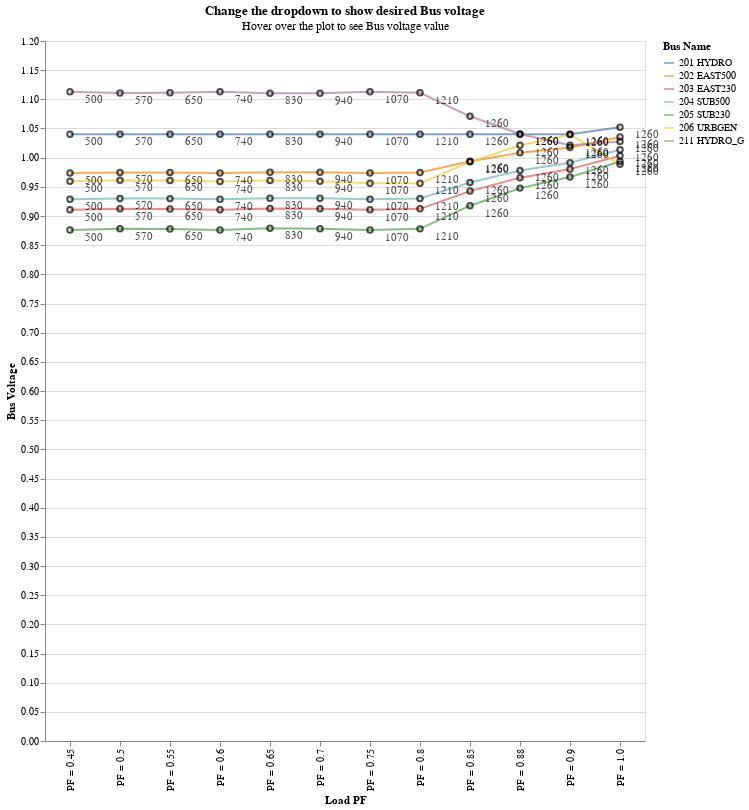

The code cell stored with this chart in its notebook:
### Markdown cell above
Bus Voltage in each branch is plotted as below for maximum incremental transfer

### Code cell
list_BF = sorted(df_volt['Bus Name'].unique())
dropdown = alt.binding_select(name='Bus Name ', options=list_BF)
select_BF = alt.selection_single(fields=['Bus Name'], bind=dropdown)


chart_line = alt.Chart(df_volt, title = alt.TitleParams('Change the dropdown to show desired Bus voltage',subtitle = 'Hover over the plot to see Bus voltage value' )).mark_line(color='green').encode(
     alt.X('Load PF', title ='Load PF'),
     alt.Y('Bus Voltage',title = 'Bus Voltage'),
     alt.Color('Bus Name')).properties(width = 600, height=700)

chart_point = alt.Chart(df_volt, title = 'test').mark_point(color='black').encode(
    alt.X('Load PF', title ='Load PF'),
    alt.Y('Bus Voltage',title = 'Bus Voltage')).properties(width = 600, height=700)

chart_p = chart_point+ chart_point.mark_text(align='left',dx=15, dy=8, color='black').encode(text='Maximum Incremental Transfer', tooltip = ['Load PF', 'Bus Voltage'])
chart = chart_line+chart_p
chart.add_selection(select_BF).encode(
    opacity=alt.condition(select_BF, alt.value(0.7), alt.value(0.05)))

### Figure 1 — Vega-Lite specification as saved in the notebook (floating-point values rounded to 4 significant figures)
{"config": {"view": {"continuousWidth": 300, "continuousHeight": 300}}, "layer": [{"mark": {"type": "line", "color": "green"}, "encoding": {"color": {"field": "Bus Name", "type": "nominal"}, "x": {"field": "Load PF", "title": "Load PF", "type": "nominal"}, "y": {"field": "Bus Voltage", "title": "Bus Voltage", "type": "quantitative"}}, "name": "view_1", "title": {"text": "Change the dropdown to show desired Bus voltage", "subtitle": "Hover over the plot to see Bus voltage value"}}, {"layer": [{"mark": {"type": "point", "color": "black"}, "encoding": {"x": {"field": "Load PF", "title": "Load PF", "type": "nominal"}, "y": {"field": "Bus Voltage", "title": "Bus Voltage", "type": "quantitative"}}, "title": "test"}, {"mark": {"type": "text", "align": "left", "color": "black", "dx": 15, "dy": 8}, "encoding": {"text": {"field": "Maximum Incremental Transfer", "type": "quantitative"}, "tooltip": [{"field": "Load PF", "type": "nominal"}, {"field": "Bus Voltage", "type": "quantitative"}], "x": {"field": "Load PF", "title": "Load PF", "type": "nominal"}, "y": {"field": "Bus Voltage", "title": "Bus Voltage", "type": "quantitative"}}, "title": "test"}]}], "data": {"name": "data-2f529f63fd3fc16df7e1e423b459a42a"}, "encoding": {"opacity": {"condition": {"param": "param_1", "value": 0.7}, "value": 0.05}}, "height": 700, "params": [{"name": "param_1", "select": {"type": "point", "fields": ["Bus Name"]}, "bind": {"input": "select", "options": ["201 HYDRO", "202 EAST500", "203 EAST230", "204 SUB500", "205 SUB230", "206 URBGEN", "211 HYDRO_G"], "name": "Bus Name "}, "views": ["view_1"]}], "width": 600, "$schema": "https://vega.github.io/schema/vega-lite/v5.20.1.json", "datasets": {"data-2f529f63fd3fc16df7e1e423b459a42a": [{"Bus Voltage": 1.04, "Bus Name": "201 HYDRO", "Load PF": "PF = 0.45", "Maximum Incremental Transfer": 500}, {"Bus Voltage": 0.9737, "Bus Name": "202 EAST500", "Load PF": "PF = 0.45", "Maximum Incremental Transfer": 500}, {"Bus Voltage": 0.9107, "Bus Name": "203 EAST230", "Load PF": "PF = 0.45", "Maximum Incremental Transfer": 500}, {"Bus Voltage": 0.9286, "Bus Name": "204 SUB500", "Load PF": "PF = 0.45", "Maximum Incremental Transfer": 500}, {"Bus Voltage": 0.8759, "Bus Name": "205 SUB230", "Load PF": "PF = 0.45", "Maximum Incremental Transfer": 500}, {"Bus Voltage": 0.9595, "Bus Name": "206 URBGEN", "Load PF": "PF = 0.45", "Maximum Incremental Transfer": 500}, {"Bus Voltage": 1.113, "Bus Name": "211 HYDRO_G", "Load PF": "PF = 0.45", "Maximum Incremental Transfer": 500}, {"Bus Voltage": 1.04, "Bus Name": "201 HYDRO", "Load PF": "PF = 0.5", "Maximum Incremental Transfer": 570}, {"Bus Voltage": 0.9747, "Bus Name": "202 EAST500", "Load PF": "PF = 0.5", "Maximum Incremental Transfer": 570}, {"Bus Voltage": 0.9123, "Bus Name": "203 EAST230", "Load PF": "PF = 0.5", "Maximum Incremental Transfer": 570}, {"Bus Voltage": 0.9301, "Bus Name": "204 SUB500", "Load PF": "PF = 0.5", "Maximum Incremental Transfer": 570}, {"Bus Voltage": 0.8781, "Bus Name": "205 SUB230", "Load PF": "PF = 0.5", "Maximum Incremental Transfer": 570}, {"Bus Voltage": 0.9614, "Bus Name": "206 URBGEN", "Load PF": "PF = 0.5", "Maximum Incremental Transfer": 570}, {"Bus Voltage": 1.111, "Bus Name": "211 HYDRO_G", "Load PF": "PF = 0.5", "Maximum Incremental Transfer": 570}, {"Bus Voltage": 1.04, "Bus Name": "201 HYDRO", "Load PF": "PF = 0.55", "Maximum Incremental Transfer": 650}, {"Bus Voltage": 0.9745, "Bus Name": "202 EAST500", "Load PF": "PF = 0.55", "Maximum Incremental Transfer": 650}, {"Bus Voltage": 0.912, "Bus Name": "203 EAST230", "Load PF": "PF = 0.55", "Maximum Incremental Transfer": 650}, {"Bus Voltage": 0.9298, "Bus Name": "204 SUB500", "Load PF": "PF = 0.55", "Maximum Incremental Transfer": 650}, {"Bus Voltage": 0.8777, "Bus Name": "205 SUB230", "Load PF": "PF = 0.55", "Maximum Incremental Transfer": 650}, {"Bus Voltage": 0.9609, "Bus Name": "206 URBGEN", "Load PF": "PF = 0.55", "Maximum Incremental Transfer": 650}, {"Bus Voltage": 1.111, "Bus Name": "211 HYDRO_G", "Load PF": "PF = 0.55", "Maximum Incremental Transfer": 650}, {"Bus Voltage": 1.04, "Bus Name": "201 HYDRO", "Load PF": "PF = 0.6", "Maximum Incremental Transfer": 740}, {"Bus Voltage": 0.9737, "Bus Name": "202 EAST500", "Load PF": "PF = 0.6", "Maximum Incremental Transfer": 740}, {"Bus Voltage": 0.9108, "Bus Name": "203 EAST230", "Load PF": "PF = 0.6", "Maximum Incremental Transfer": 740}, {"Bus Voltage": 0.9287, "Bus Name": "204 SUB500", "Load PF": "PF = 0.6", "Maximum Incremental Transfer": 740}, {"Bus Voltage": 0.876, "Bus Name": "205 SUB230", "Load PF": "PF = 0.6", "Maximum Incremental Transfer": 740}, {"Bus Voltage": 0.959, "Bus Name": "206 URBGEN", "Load PF": "PF = 0.6", "Maximum Incremental Transfer": 740}, {"Bus Voltage": 1.113, "Bus Name": "211 HYDRO_G", "Load PF": "PF = 0.6", "Maximum Incremental Transfer": 740}, {"Bus Voltage": 1.04, "Bus Name": "201 HYDRO", "Load PF": "PF = 0.65", "Maximum Incremental Transfer": 830}, {"Bus Voltage": 0.975, "Bus Name": "202 EAST500", "Load PF": "PF = 0.65", "Maximum Incremental Transfer": 830}, {"Bus Voltage": 0.9129, "Bus Name": "203 EAST230", "Load PF": "PF = 0.65", "Maximum Incremental Transfer": 830}, {"Bus Voltage": 0.9305, "Bus Name": "204 SUB500", "Load PF": "PF = 0.65", "Maximum Incremental Transfer": 830}, {"Bus Voltage": 0.8788, "Bus Name": "205 SUB230", "Load PF": "PF = 0.65", "Maximum Incremental Transfer": 830}, {"Bus Voltage": 0.961, "Bus Name": "206 URBGEN", "Load PF": "PF = 0.65", "Maximum Incremental Transfer": 830}, {"Bus Voltage": 1.11, "Bus Name": "211 HYDRO_G", "Load PF": "PF = 0.65", "Maximum Incremental Transfer": 830}, {"Bus Voltage": 1.04, "Bus Name": "201 HYDRO", "Load PF": "PF = 0.7", "Maximum Incremental Transfer": 940}, {"Bus Voltage": 0.9749, "Bus Name": "202 EAST500", "Load PF": "PF = 0.7", "Maximum Incremental Transfer": 940}, {"Bus Voltage": 0.9125, "Bus Name": "203 EAST230", "Load PF": "PF = 0.7", "Maximum Incremental Transfer": 940}, {"Bus Voltage": 0.9302, "Bus Name": "204 SUB500", "Load PF": "PF = 0.7", "Maximum Incremental Transfer": 940}, {"Bus Voltage": 0.8783, "Bus Name": "205 SUB230", "Load PF": "PF = 0.7", "Maximum Incremental Transfer": 940}, {"Bus Voltage": 0.9597, "Bus Name": "206 URBGEN", "Load PF": "PF = 0.7", "Maximum Incremental Transfer": 940}, {"Bus Voltage": 1.111, "Bus Name": "211 HYDRO_G", "Load PF": "PF = 0.7", "Maximum Incremental Transfer": 940}, {"Bus Voltage": 1.04, "Bus Name": "201 HYDRO", "Load PF": "PF = 0.75", "Maximum Incremental Transfer": 1070}, {"Bus Voltage": 0.9738, "Bus Name": "202 EAST500", "Load PF": "PF = 0.75", "Maximum Incremental Transfer": 1070}, {"Bus Voltage": 0.9108, "Bus Name": "203 EAST230", "Load PF": "PF = 0.75", "Maximum Incremental Transfer": 1070}, {"Bus Voltage": 0.9287, "Bus Name": "204 SUB500", "Load PF": "PF = 0.75", "Maximum Incremental Transfer": 1070}, {"Bus Voltage": 0.876, "Bus Name": "205 SUB230", "Load PF": "PF = 0.75", "Maximum Incremental Transfer": 1070}, {"Bus Voltage": 0.9562, "Bus Name": "206 URBGEN", "Load PF": "PF = 0.75", "Maximum Incremental Transfer": 1070}, {"Bus Voltage": 1.113, "Bus Name": "211 HYDRO_G", "Load PF": "PF = 0.75", "Maximum Incremental Transfer": 1070}, {"Bus Voltage": 1.04, "Bus Name": "201 HYDRO", "Load PF": "PF = 0.8", "Maximum Incremental Transfer": 1210}, {"Bus Voltage": 0.9747, "Bus Name": "202 EAST500", "Load PF": "PF = 0.8", "Maximum Incremental Transfer": 1210}, {"Bus Voltage": 0.9122, "Bus Name": "203 EAST230", "Load PF": "PF = 0.8", "Maximum Incremental Transfer": 1210}, {"Bus Voltage": 0.93, "Bus Name": "204 SUB500", "Load PF": "PF = 0.8", "Maximum Incremental Transfer": 1210}, {"Bus Voltage": 0.8779, "Bus Name": "205 SUB230", "Load PF": "PF = 0.8", "Maximum Incremental Transfer": 1210}, {"Bus Voltage": 0.956, "Bus Name": "206 URBGEN", "Load PF": "PF = 0.8", "Maximum Incremental Transfer": 1210}, {"Bus Voltage": 1.111, "Bus Name": "211 HYDRO_G", "Load PF": "PF = 0.8", "Maximum Incremental Transfer": 1210}, {"Bus Voltage": 1.04, "Bus Name": "201 HYDRO", "Load PF": "PF = 0.85", "Maximum Incremental Transfer": 1260}, {"Bus Voltage": 0.9939, "Bus Name": "202 EAST500", "Load PF": "PF = 0.85", "Maximum Incremental Transfer": 1260}, {"Bus Voltage": 0.9427, "Bus Name": "203 EAST230", "Load PF": "PF = 0.85", "Maximum Incremental Transfer": 1260}, {"Bus Voltage": 0.9573, "Bus Name": "204 SUB500", "Load PF": "PF = 0.85", "Maximum Incremental Transfer": 1260}, {"Bus Voltage": 0.9177, "Bus Name": "205 SUB230", "Load PF": "PF = 0.85", "Maximum Incremental Transfer": 1260}, {"Bus Voltage": 0.9929, "Bus Name": "206 URBGEN", "Load PF": "PF = 0.85", "Maximum Incremental Transfer": 1260}, {"Bus Voltage": 1.071, "Bus Name": "211 HYDRO_G", "Load PF": "PF = 0.85", "Maximum Incremental Transfer": 1260}, {"Bus Voltage": 1.04, "Bus Name": "201 HYDRO", "Load PF": "PF = 0.88", "Maximum Incremental Transfer": 1260}, {"Bus Voltage": 1.008, "Bus Name": "202 EAST500", "Load PF": "PF = 0.88", "Maximum Incremental Transfer": 1260}, {"Bus Voltage": 0.9657, "Bus Name": "203 EAST230", "Load PF": "PF = 0.88", "Maximum Incremental Transfer": 1260}, {"Bus Voltage": 0.978, "Bus Name": "204 SUB500", "Load PF": "PF = 0.88", "Maximum Incremental Transfer": 1260}, {"Bus Voltage": 0.9478, "Bus Name": "205 SUB230", "Load PF": "PF = 0.88", "Maximum Incremental Transfer": 1260}, {"Bus Voltage": 1.021, "Bus Name": "206 URBGEN", "Load PF": "PF = 0.88", "Maximum Incremental Transfer": 1260}, {"Bus Voltage": 1.041, "Bus Name": "211 HYDRO_G", "Load PF": "PF = 0.88", "Maximum Incremental Transfer": 1260}, {"Bus Voltage": 1.04, "Bus Name": "201 HYDRO", "Load PF": "PF = 0.9", "Maximum Incremental Transfer": 1260}, {"Bus Voltage": 1.018, "Bus Name": "202 EAST500", "Load PF": "PF = 0.9", "Maximum Incremental Transfer": 1260}, {"Bus Voltage": 0.9803, "Bus Name": "203 EAST230", "Load PF": "PF = 0.9", "Maximum Incremental Transfer": 1260}, {"Bus Voltage": 0.9912, "Bus Name": "204 SUB500", "Load PF": "PF = 0.9", "Maximum Incremental Transfer": 1260}, {"Bus Voltage": 0.967, "Bus Name": "205 SUB230", "Load PF": "PF = 0.9", "Maximum Incremental Transfer": 1260}, {"Bus Voltage": 1.04, "Bus Name": "206 URBGEN", "Load PF": "PF = 0.9", "Maximum Incremental Transfer": 1260}, {"Bus Voltage": 1.021, "Bus Name": "211 HYDRO_G", "Load PF": "PF = 0.9", "Maximum Incremental Transfer": 1260}, {"Bus Voltage": 1.052, "Bus Name": "201 HYDRO", "Load PF": "PF = 1.0", "Maximum Incremental Transfer": 1260}, {"Bus Voltage": 1.035, "Bus Name": "202 EAST500", "Load PF": "PF = 1.0", "Maximum Incremental Transfer": 1260}, {"Bus Voltage": 1.003, "Bus Name": "203 EAST230", "Load PF": "PF = 1.0", "Maximum Incremental Transfer": 1260}, {"Bus Voltage": 1.014, "Bus Name": "204 SUB500", "Load PF": "PF = 1.0", "Maximum Incremental Transfer": 1260}, {"Bus Voltage": 0.9935, "Bus Name": "205 SUB230", "Load PF": "PF = 1.0", "Maximum Incremental Transfer": 1260}, {"Bus Voltage": 0.9886, "Bus Name": "206 URBGEN", "Load PF": "PF = 1.0", "Maximum Incremental Transfer": 1260}, {"Bus Voltage": 1.028, "Bus Name": "211 HYDRO_G", "Load PF": "PF = 1.0", "Maximum Incremental Transfer": 1260}]}}
